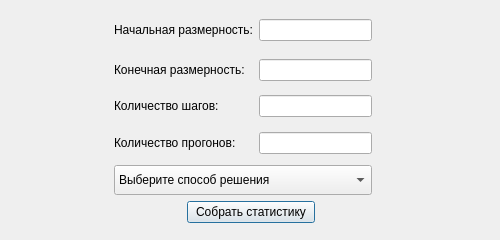
<?xml version="1.0" encoding="UTF-8"?>
<ui version="4.0">
 <class>Dialog</class>
 <widget class="QDialog" name="Dialog">
  <property name="geometry">
   <rect>
    <x>0</x>
    <y>0</y>
    <width>500</width>
    <height>240</height>
   </rect>
  </property>
  <property name="sizePolicy">
   <sizepolicy hsizetype="Fixed" vsizetype="Fixed">
    <horstretch>0</horstretch>
    <verstretch>0</verstretch>
   </sizepolicy>
  </property>
  <property name="minimumSize">
   <size>
    <width>500</width>
    <height>240</height>
   </size>
  </property>
  <property name="maximumSize">
   <size>
    <width>500</width>
    <height>240</height>
   </size>
  </property>
  <property name="windowTitle">
   <string>Сбор статистики решений</string>
  </property>
  <layout class="QGridLayout" name="gridLayout">
   <item row="2" column="3" colspan="2">
    <widget class="QLineEdit" name="steps_number_le">
     <property name="text">
      <string/>
     </property>
    </widget>
   </item>
   <item row="2" column="1" colspan="2">
    <widget class="QLabel" name="label_3">
     <property name="text">
      <string>Количество шагов:</string>
     </property>
    </widget>
   </item>
   <item row="5" column="2" colspan="2">
    <widget class="QPushButton" name="collect_stats_btn">
     <property name="maximumSize">
      <size>
       <width>150</width>
       <height>16777215</height>
      </size>
     </property>
     <property name="text">
      <string>Собрать статистику</string>
     </property>
    </widget>
   </item>
   <item row="3" column="1" colspan="2">
    <widget class="QLabel" name="label_4">
     <property name="text">
      <string>Количество прогонов:</string>
     </property>
    </widget>
   </item>
   <item row="4" column="0">
    <spacer name="horizontalSpacer_3">
     <property name="orientation">
      <enum>Qt::Horizontal</enum>
     </property>
     <property name="sizeHint" stdset="0">
      <size>
       <width>73</width>
       <height>20</height>
      </size>
     </property>
    </spacer>
   </item>
   <item row="5" column="0" colspan="2">
    <spacer name="horizontalSpacer">
     <property name="orientation">
      <enum>Qt::Horizontal</enum>
     </property>
     <property name="sizeHint" stdset="0">
      <size>
       <width>40</width>
       <height>20</height>
      </size>
     </property>
    </spacer>
   </item>
   <item row="5" column="4" colspan="2">
    <spacer name="horizontalSpacer_2">
     <property name="orientation">
      <enum>Qt::Horizontal</enum>
     </property>
     <property name="sizeHint" stdset="0">
      <size>
       <width>168</width>
       <height>20</height>
      </size>
     </property>
    </spacer>
   </item>
   <item row="0" column="0" rowspan="4">
    <spacer name="horizontalSpacer_6">
     <property name="orientation">
      <enum>Qt::Horizontal</enum>
     </property>
     <property name="sizeHint" stdset="0">
      <size>
       <width>73</width>
       <height>148</height>
      </size>
     </property>
    </spacer>
   </item>
   <item row="0" column="1" colspan="2">
    <widget class="QLabel" name="label">
     <property name="text">
      <string>Начальная размерность:</string>
     </property>
    </widget>
   </item>
   <item row="0" column="5" rowspan="4">
    <spacer name="horizontalSpacer_5">
     <property name="orientation">
      <enum>Qt::Horizontal</enum>
     </property>
     <property name="sizeHint" stdset="0">
      <size>
       <width>93</width>
       <height>148</height>
      </size>
     </property>
    </spacer>
   </item>
   <item row="1" column="1" colspan="2">
    <widget class="QLabel" name="label_2">
     <property name="text">
      <string>Конечная размерность:</string>
     </property>
    </widget>
   </item>
   <item row="1" column="3" colspan="2">
    <widget class="QLineEdit" name="finite_dimention_le">
     <property name="text">
      <string/>
     </property>
    </widget>
   </item>
   <item row="3" column="3" colspan="2">
    <widget class="QLineEdit" name="repeat_number_le">
     <property name="text">
      <string/>
     </property>
    </widget>
   </item>
   <item row="4" column="5">
    <spacer name="horizontalSpacer_4">
     <property name="orientation">
      <enum>Qt::Horizontal</enum>
     </property>
     <property name="sizeHint" stdset="0">
      <size>
       <width>93</width>
       <height>20</height>
      </size>
     </property>
    </spacer>
   </item>
   <item row="0" column="3" colspan="2">
    <widget class="QLineEdit" name="initial_dimention_le">
     <property name="sizePolicy">
      <sizepolicy hsizetype="Expanding" vsizetype="Fixed">
       <horstretch>0</horstretch>
       <verstretch>0</verstretch>
      </sizepolicy>
     </property>
     <property name="text">
      <string/>
     </property>
    </widget>
   </item>
   <item row="4" column="1" colspan="4">
    <widget class="QComboBox" name="generationMethod_comboBox">
     <property name="sizePolicy">
      <sizepolicy hsizetype="Maximum" vsizetype="Fixed">
       <horstretch>0</horstretch>
       <verstretch>0</verstretch>
      </sizepolicy>
     </property>
     <property name="maximumSize">
      <size>
       <width>600</width>
       <height>30</height>
      </size>
     </property>
     <property name="statusTip">
      <string/>
     </property>
     <item>
      <property name="text">
       <string>Выберите способ решения</string>
      </property>
     </item>
     <item>
      <property name="text">
       <string>ИИ</string>
      </property>
     </item>
     <item>
      <property name="text">
       <string>A-Star</string>
      </property>
     </item>
     <item>
      <property name="text">
       <string>Дейкстра</string>
      </property>
     </item>
     <item>
      <property name="text">
       <string>Поиск по ширине</string>
      </property>
     </item>
    </widget>
   </item>
  </layout>
 </widget>
 <resources/>
 <connections/>
</ui>
